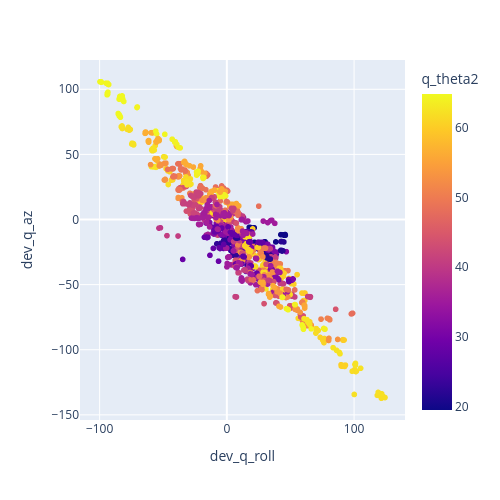

The cell this chart's notebook holds for it:
### Markdown cell above
# Scrap Area

### Code cell
fig = px.scatter(d, x="dev_q_roll", y="dev_q_az", color="q_theta2", hover_data=[ "p_az", "p_alt", "p_roll", "filename",])
fig.update_layout(height=500,width=500 )
fig.show()

### Figure 1 — Plotly figure (JSON) as saved in the notebook; plotly's stock layout.template omitted (floating-point values rounded to 4 significant figures; data arrays with more than 128 entries replaced by an {"elided": "..."} marker saying what was removed)
{"data": [{"customdata": {"elided": "1742x4 mixed values"}, "hovertemplate": "dev_q_roll=%{x}<br>dev_q_az=%{y}<br>p_az=%{customdata[0]}<br>p_alt=%{customdata[1]}<br>p_roll=%{customdata[2]}<br>filename=%{customdata[3]}<br>q_theta2=%{marker.color}<extra></extra>", "legendgroup": "", "marker": {"color": {"elided": "1742 float values"}, "coloraxis": "coloraxis", "symbol": "circle"}, "mode": "markers", "name": "", "showlegend": false, "type": "scattergl", "x": {"elided": "1742 float values"}, "xaxis": "x", "y": {"elided": "1742 float values"}, "yaxis": "y"}], "layout": {"coloraxis": {"colorbar": {"title": {"text": "q_theta2"}}, "colorscale": [[0, "#0d0887"], [0.1111, "#46039f"], [0.2222, "#7201a8"], [0.3333, "#9c179e"], [0.4444, "#bd3786"], [0.5556, "#d8576b"], [0.6667, "#ed7953"], [0.7778, "#fb9f3a"], [0.8889, "#fdca26"], [1, "#f0f921"]]}, "height": 500, "legend": {"tracegroupgap": 0}, "margin": {"t": 60}, "width": 500, "xaxis": {"anchor": "y", "domain": [0, 1], "title": {"text": "dev_q_roll"}}, "yaxis": {"anchor": "x", "domain": [0, 1], "title": {"text": "dev_q_az"}}}}
